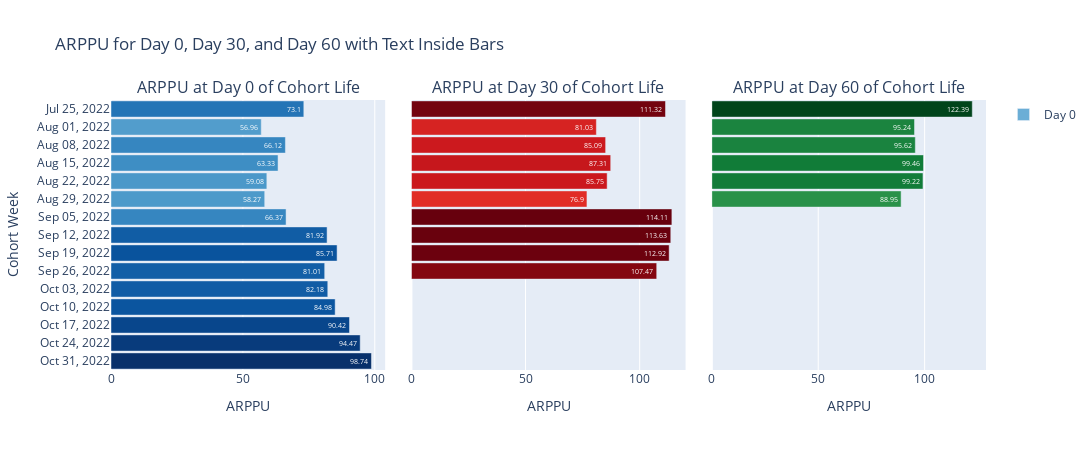

Notebook source saved alongside this figure:
### Markdown cell above
## **Опис коду нижче**

Цей код використовується для розрахунку ARPPU (Average Revenue Per Paying User) для кожної когорти на основі різних часових проміжків (0, 30, 60 днів). Мета – визначити, які когорти можна коректно порівнювати залежно від їхнього часу життя.

### **Основна логіка:**
1. **Попередня обробка даних:**
   - Додається інформація про мінімальний час життя користувачів у кожній когорті.
   - Обчислюється кількість днів між транзакцією користувача та його першою транзакцією.

2. **Фільтрація даних:**
   - Для кожного часовго проміжку (0, 30, 60 днів):
     - Залишаються тільки ті когорти, в яких мінімальний час життя всіх користувачів більший або дорівнює поточному часовому проміжку.
     - Враховуються транзакції, що відбулися не пізніше ніж через 0, 30 або 60 днів після першої транзакції користувача.

3. **Розрахунок метрик:**
   - Для кожної когорти розраховується:
     - **Кількість платоспроможних користувачів** (`buyers`).
     - **Сумарний дохід** (`revenue`).
     - **ARPPU** – середній дохід на одного платоспроможного користувача.

4. **Результати:**
   - Для кожного періоду (0, 30, 60 днів) формується таблиця з метриками.
   - Дані об'єднуються в єдиний результат, що дозволяє порівнювати ARPPU між когортами для різних періодів часу.

### Code cell
temp = temp.merge(temp1.groupby('cohort_week').agg(max_value_live_all_buyer_in_cohort=('days_leaving','min')).reset_index(), how='inner', on='cohort_week')

temp = temp.merge(temp.groupby('user_id').agg(date_of_fisrt_transaction=('data_chunk_date','min')).reset_index(), how='inner', on='user_id')

temp['diff_between_first_and_exect_trans'] = (pd.to_datetime(temp.data_chunk_date) - pd.to_datetime(temp.date_of_fisrt_transaction)).dt.days

result = pd.DataFrame()
for i in [0,30,60]:
    temporary = temp.copy()
    temporary = temporary.merge(temporary.groupby('cohort_week').agg(
            max_days_for_this_cohort=('max_value_live_all_buyer_in_cohort','min')).reset_index(),
            how='inner', on='cohort_week')
    temporary = temporary[temporary.max_days_for_this_cohort>= i]
    temporary = temporary[temporary['diff_between_first_and_exect_trans'] <=i].groupby('cohort_week').agg(buyers=('user_id','nunique'),
                                                                               revenue=('amount', 'sum')).reset_index()


    temporary['ARPPU'] = round(temporary.revenue/temporary.buyers,2)

    temporary['day'] = i

    
    result = pd.concat([result, temporary])

import plotly.graph_objects as go
from plotly.subplots import make_subplots

# Фільтрація для day = 0, day = 30 і day = 60
temp_day_0 = result[result['day'] == 0][['cohort_week', 'buyers', 'ARPPU']].copy()
temp_day_30 = result[result['day'] == 30][['cohort_week', 'buyers', 'ARPPU']].copy()
temp_day_60 = result[result['day'] == 60][['cohort_week', 'buyers', 'ARPPU']].copy()

# Максимальні значення ARPPU для кожного дня
max_arppu_0 = temp_day_0["ARPPU"].max()
max_arppu_30 = temp_day_30["ARPPU"].max()
max_arppu_60 = temp_day_60["ARPPU"].max()

# Перетворення cohort_week на текст із бажаним форматом
temp_day_0["cohort_week"] = temp_day_0["cohort_week"].dt.strftime('%b %d, %Y')
temp_day_30["cohort_week"] = temp_day_30["cohort_week"].dt.strftime('%b %d, %Y')
temp_day_60["cohort_week"] = temp_day_60["cohort_week"].dt.strftime('%b %d, %Y')

# Сортування cohort_week у порядку зверху вниз (хронологічно від найстарішого)
sorted_weeks = temp_day_0["cohort_week"].unique()[::-1]

# Створення subplot для трьох графіків
fig = make_subplots(
    rows=1, cols=3, 
    subplot_titles=("ARPPU at Day 0 of Cohort Life", "ARPPU at Day 30 of Cohort Life", "ARPPU at Day 60 of Cohort Life"), 
    shared_yaxes=True, horizontal_spacing=0.03
)

# Додавання графіка для day = 0
fig.add_trace(
    go.Bar(
        x=temp_day_0["ARPPU"],
        y=temp_day_0["cohort_week"],
        orientation="h",
        marker=dict(color=temp_day_0["ARPPU"], colorscale="Blues", cmin=0, cmax=max_arppu_0),
        name="Day 0",
        text=temp_day_0["ARPPU"],
        textposition="inside",  # Текст всередині стовпця
        textfont=dict(color="white")  # Білий колір тексту
    ),
    row=1, col=1
)

# Додавання графіка для day = 30
fig.add_trace(
    go.Bar(
        x=temp_day_30["ARPPU"],
        y=temp_day_30["cohort_week"],
        orientation="h",
        marker=dict(color=temp_day_30["ARPPU"], colorscale="Reds", cmin=0, cmax=max_arppu_30),
        name="Day 30",
        text=temp_day_30["ARPPU"],
        textposition="inside",  # Текст всередині стовпця
        textfont=dict(color="white"),  # Білий колір тексту
        showlegend=False
    ),
    row=1, col=2
)

# Додавання графіка для day = 60
fig.add_trace(
    go.Bar(
        x=temp_day_60["ARPPU"],
        y=temp_day_60["cohort_week"],
        orientation="h",
        marker=dict(color=temp_day_60["ARPPU"], colorscale="Greens", cmin=0, cmax=max_arppu_60),
        name="Day 60",
        text=temp_day_60["ARPPU"],
        textposition="inside",  # Текст всередині стовпця
        textfont=dict(color="white"),  # Білий колір тексту
        showlegend=False
    ),
    row=1, col=3
)

# Налаштування осей і підплотів
fig.update_layout(
    height=450, 
    width=1200, 
    bargap=0.1,
    title_text="ARPPU for Day 0, Day 30, and Day 60 with Text Inside Bars",
    coloraxis_showscale=False,  # Вимкнення спільної шкали кольорів
    xaxis_title="ARPPU",  # Загальний підпис осі X
    xaxis2_title="ARPPU",  # Підпис для другого графіка
    xaxis3_title="ARPPU"   # Підпис для третього графіка
)

# Сортування осі y
fig.update_yaxes(
    categoryorder="array",
    categoryarray=sorted_weeks,
    title_text="Cohort Week",
    row=1, col=1
)

# Видалення назви осі Y і тікетів для інших графіків
fig.update_yaxes(showticklabels=False, row=1, col=2)
fig.update_yaxes(showticklabels=False, row=1, col=3)

fig.show()

### Figure 1 — Plotly figure (JSON) as saved in the notebook; plotly's stock layout.template omitted (floating-point values rounded to 4 significant figures)
{"data": [{"marker": {"cmax": 98.74, "cmin": 0, "color": [73.1, 56.96, 66.12, 63.33, 59.08, 58.27, 66.37, 81.92, 85.71, 81.01, 82.18, 84.98, 90.42, 94.47, 98.74], "colorscale": [[0, "rgb(247,251,255)"], [0.125, "rgb(222,235,247)"], [0.25, "rgb(198,219,239)"], [0.375, "rgb(158,202,225)"], [0.5, "rgb(107,174,214)"], [0.625, "rgb(66,146,198)"], [0.75, "rgb(33,113,181)"], [0.875, "rgb(8,81,156)"], [1, "rgb(8,48,107)"]]}, "name": "Day 0", "orientation": "h", "text": [73.1, 56.96, 66.12, 63.33, 59.08, 58.27, 66.37, 81.92, 85.71, 81.01, 82.18, 84.98, 90.42, 94.47, 98.74], "textfont": {"color": "white"}, "textposition": "inside", "type": "bar", "x": [73.1, 56.96, 66.12, 63.33, 59.08, 58.27, 66.37, 81.92, 85.71, 81.01, 82.18, 84.98, 90.42, 94.47, 98.74], "xaxis": "x", "y": ["Jul 25, 2022", "Aug 01, 2022", "Aug 08, 2022", "Aug 15, 2022", "Aug 22, 2022", "Aug 29, 2022", "Sep 05, 2022", "Sep 12, 2022", "Sep 19, 2022", "Sep 26, 2022", "Oct 03, 2022", "Oct 10, 2022", "Oct 17, 2022", "Oct 24, 2022", "Oct 31, 2022"], "yaxis": "y"}, {"marker": {"cmax": 114.1, "cmin": 0, "color": [111.3, 81.03, 85.09, 87.31, 85.75, 76.9, 114.1, 113.6, 112.9, 107.5], "colorscale": [[0, "rgb(255,245,240)"], [0.125, "rgb(254,224,210)"], [0.25, "rgb(252,187,161)"], [0.375, "rgb(252,146,114)"], [0.5, "rgb(251,106,74)"], [0.625, "rgb(239,59,44)"], [0.75, "rgb(203,24,29)"], [0.875, "rgb(165,15,21)"], [1, "rgb(103,0,13)"]]}, "name": "Day 30", "orientation": "h", "showlegend": false, "text": [111.3, 81.03, 85.09, 87.31, 85.75, 76.9, 114.1, 113.6, 112.9, 107.5], "textfont": {"color": "white"}, "textposition": "inside", "type": "bar", "x": [111.3, 81.03, 85.09, 87.31, 85.75, 76.9, 114.1, 113.6, 112.9, 107.5], "xaxis": "x2", "y": ["Jul 25, 2022", "Aug 01, 2022", "Aug 08, 2022", "Aug 15, 2022", "Aug 22, 2022", "Aug 29, 2022", "Sep 05, 2022", "Sep 12, 2022", "Sep 19, 2022", "Sep 26, 2022"], "yaxis": "y2"}, {"marker": {"cmax": 122.4, "cmin": 0, "color": [122.4, 95.24, 95.62, 99.46, 99.22, 88.95], "colorscale": [[0, "rgb(247,252,245)"], [0.125, "rgb(229,245,224)"], [0.25, "rgb(199,233,192)"], [0.375, "rgb(161,217,155)"], [0.5, "rgb(116,196,118)"], [0.625, "rgb(65,171,93)"], [0.75, "rgb(35,139,69)"], [0.875, "rgb(0,109,44)"], [1, "rgb(0,68,27)"]]}, "name": "Day 60", "orientation": "h", "showlegend": false, "text": [122.4, 95.24, 95.62, 99.46, 99.22, 88.95], "textfont": {"color": "white"}, "textposition": "inside", "type": "bar", "x": [122.4, 95.24, 95.62, 99.46, 99.22, 88.95], "xaxis": "x3", "y": ["Jul 25, 2022", "Aug 01, 2022", "Aug 08, 2022", "Aug 15, 2022", "Aug 22, 2022", "Aug 29, 2022"], "yaxis": "y3"}], "layout": {"annotations": [{"font": {"size": 16}, "showarrow": false, "text": "ARPPU at Day 0 of Cohort Life", "x": 0.1567, "xanchor": "center", "xref": "paper", "y": 1, "yanchor": "bottom", "yref": "paper"}, {"font": {"size": 16}, "showarrow": false, "text": "ARPPU at Day 30 of Cohort Life", "x": 0.5, "xanchor": "center", "xref": "paper", "y": 1, "yanchor": "bottom", "yref": "paper"}, {"font": {"size": 16}, "showarrow": false, "text": "ARPPU at Day 60 of Cohort Life", "x": 0.8433, "xanchor": "center", "xref": "paper", "y": 1, "yanchor": "bottom", "yref": "paper"}], "bargap": 0.1, "coloraxis": {"showscale": false}, "height": 450, "title": {"text": "ARPPU for Day 0, Day 30, and Day 60 with Text Inside Bars"}, "width": 1200, "xaxis": {"anchor": "y", "autorange": true, "domain": [0, 0.3133], "range": [0, 103.9], "title": {"text": "ARPPU"}, "type": "linear"}, "xaxis2": {"anchor": "y2", "autorange": true, "domain": [0.3433, 0.6567], "range": [0, 120.1], "title": {"text": "ARPPU"}, "type": "linear"}, "xaxis3": {"anchor": "y3", "autorange": true, "domain": [0.6867, 1.0], "range": [0, 128.8], "title": {"text": "ARPPU"}, "type": "linear"}, "yaxis": {"anchor": "x", "autorange": true, "categoryarray": ["Oct 31, 2022", "Oct 24, 2022", "Oct 17, 2022", "Oct 10, 2022", "Oct 03, 2022", "Sep 26, 2022", "Sep 19, 2022", "Sep 12, 2022", "Sep 05, 2022", "Aug 29, 2022", "Aug 22, 2022", "Aug 15, 2022", "Aug 08, 2022", "Aug 01, 2022", "Jul 25, 2022"], "categoryorder": "array", "domain": [0, 1], "range": [-0.5, 14.5], "title": {"text": "Cohort Week"}, "type": "category"}, "yaxis2": {"anchor": "x2", "autorange": true, "domain": [0, 1], "matches": "y", "range": [-0.5, 14.5], "showticklabels": false, "type": "category"}, "yaxis3": {"anchor": "x3", "autorange": true, "domain": [0, 1], "matches": "y", "range": [-0.5, 14.5], "showticklabels": false, "type": "category"}}}
